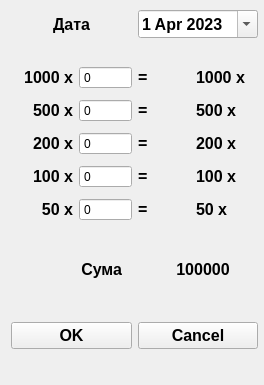
<?xml version="1.0" encoding="UTF-8"?>
<ui version="4.0">
 <class>FormNew</class>
 <widget class="QWidget" name="FormNew">
  <property name="geometry">
   <rect>
    <x>0</x>
    <y>0</y>
    <width>264</width>
    <height>385</height>
   </rect>
  </property>
  <property name="windowTitle">
   <string>NEW RECORD</string>
  </property>
  <widget class="QWidget" name="layoutWidget">
   <property name="geometry">
    <rect>
     <x>11</x>
     <y>10</y>
     <width>247</width>
     <height>339</height>
    </rect>
   </property>
   <layout class="QVBoxLayout" name="verticalLayout_5">
    <item>
     <layout class="QHBoxLayout" name="horizontalLayout_4">
      <item>
       <widget class="QLabel" name="label_3">
        <property name="font">
         <font>
          <pointsize>12</pointsize>
          <weight>75</weight>
          <bold>true</bold>
         </font>
        </property>
        <property name="text">
         <string>Дата</string>
        </property>
        <property name="alignment">
         <set>Qt::AlignCenter</set>
        </property>
       </widget>
      </item>
      <item>
       <widget class="QDateEdit" name="dateEdit">
        <property name="font">
         <font>
          <pointsize>12</pointsize>
          <weight>75</weight>
          <bold>true</bold>
         </font>
        </property>
        <property name="maximumDateTime">
         <datetime>
          <hour>23</hour>
          <minute>59</minute>
          <second>59</second>
          <year>9999</year>
          <month>12</month>
          <day>31</day>
         </datetime>
        </property>
        <property name="calendarPopup">
         <bool>true</bool>
        </property>
        <property name="currentSectionIndex">
         <number>0</number>
        </property>
        <property name="date">
         <date>
          <year>2023</year>
          <month>4</month>
          <day>1</day>
         </date>
        </property>
       </widget>
      </item>
     </layout>
    </item>
    <item>
     <spacer name="verticalSpacer_2">
      <property name="orientation">
       <enum>Qt::Vertical</enum>
      </property>
      <property name="sizeType">
       <enum>QSizePolicy::Fixed</enum>
      </property>
      <property name="sizeHint" stdset="0">
       <size>
        <width>20</width>
        <height>13</height>
       </size>
      </property>
     </spacer>
    </item>
    <item>
     <widget class="QWidget" name="widget" native="true">
      <layout class="QHBoxLayout" name="horizontalLayout">
       <item>
        <layout class="QVBoxLayout" name="verticalLayout">
         <property name="spacing">
          <number>10</number>
         </property>
         <item>
          <widget class="QLabel" name="lc1000">
           <property name="font">
            <font>
             <pointsize>12</pointsize>
             <weight>75</weight>
             <bold>true</bold>
            </font>
           </property>
           <property name="text">
            <string>1000 x</string>
           </property>
           <property name="alignment">
            <set>Qt::AlignRight|Qt::AlignTrailing|Qt::AlignVCenter</set>
           </property>
          </widget>
         </item>
         <item>
          <widget class="QLabel" name="lc500">
           <property name="font">
            <font>
             <pointsize>12</pointsize>
             <weight>75</weight>
             <bold>true</bold>
            </font>
           </property>
           <property name="text">
            <string>500 x</string>
           </property>
           <property name="alignment">
            <set>Qt::AlignRight|Qt::AlignTrailing|Qt::AlignVCenter</set>
           </property>
          </widget>
         </item>
         <item>
          <widget class="QLabel" name="lc200">
           <property name="font">
            <font>
             <pointsize>12</pointsize>
             <weight>75</weight>
             <bold>true</bold>
            </font>
           </property>
           <property name="text">
            <string>200 x</string>
           </property>
           <property name="alignment">
            <set>Qt::AlignRight|Qt::AlignTrailing|Qt::AlignVCenter</set>
           </property>
          </widget>
         </item>
         <item>
          <widget class="QLabel" name="lc100">
           <property name="font">
            <font>
             <pointsize>12</pointsize>
             <weight>75</weight>
             <bold>true</bold>
            </font>
           </property>
           <property name="text">
            <string>100 x</string>
           </property>
           <property name="alignment">
            <set>Qt::AlignRight|Qt::AlignTrailing|Qt::AlignVCenter</set>
           </property>
          </widget>
         </item>
         <item>
          <widget class="QLabel" name="lc50">
           <property name="font">
            <font>
             <pointsize>12</pointsize>
             <weight>75</weight>
             <bold>true</bold>
            </font>
           </property>
           <property name="text">
            <string>50 x</string>
           </property>
           <property name="alignment">
            <set>Qt::AlignRight|Qt::AlignTrailing|Qt::AlignVCenter</set>
           </property>
          </widget>
         </item>
        </layout>
       </item>
       <item>
        <layout class="QVBoxLayout" name="verticalLayout_2">
         <property name="spacing">
          <number>10</number>
         </property>
         <item>
          <widget class="QSpinBox" name="sc1000">
           <property name="buttonSymbols">
            <enum>QAbstractSpinBox::NoButtons</enum>
           </property>
           <property name="showGroupSeparator" stdset="0">
            <bool>true</bool>
           </property>
           <property name="maximum">
            <number>1000</number>
           </property>
           <property name="singleStep">
            <number>0</number>
           </property>
          </widget>
         </item>
         <item>
          <widget class="QSpinBox" name="sc500">
           <property name="buttonSymbols">
            <enum>QAbstractSpinBox::NoButtons</enum>
           </property>
           <property name="showGroupSeparator" stdset="0">
            <bool>true</bool>
           </property>
           <property name="maximum">
            <number>1000</number>
           </property>
           <property name="singleStep">
            <number>0</number>
           </property>
          </widget>
         </item>
         <item>
          <widget class="QSpinBox" name="sc200">
           <property name="buttonSymbols">
            <enum>QAbstractSpinBox::NoButtons</enum>
           </property>
           <property name="showGroupSeparator" stdset="0">
            <bool>true</bool>
           </property>
           <property name="maximum">
            <number>1000</number>
           </property>
           <property name="singleStep">
            <number>0</number>
           </property>
          </widget>
         </item>
         <item>
          <widget class="QSpinBox" name="sc100">
           <property name="buttonSymbols">
            <enum>QAbstractSpinBox::NoButtons</enum>
           </property>
           <property name="showGroupSeparator" stdset="0">
            <bool>true</bool>
           </property>
           <property name="maximum">
            <number>1000</number>
           </property>
           <property name="singleStep">
            <number>0</number>
           </property>
          </widget>
         </item>
         <item>
          <widget class="QSpinBox" name="sc50">
           <property name="buttonSymbols">
            <enum>QAbstractSpinBox::NoButtons</enum>
           </property>
           <property name="showGroupSeparator" stdset="0">
            <bool>true</bool>
           </property>
           <property name="maximum">
            <number>1000</number>
           </property>
           <property name="singleStep">
            <number>0</number>
           </property>
          </widget>
         </item>
        </layout>
       </item>
       <item>
        <layout class="QVBoxLayout" name="verticalLayout_3">
         <property name="spacing">
          <number>10</number>
         </property>
         <item>
          <widget class="QLabel" name="e1000">
           <property name="font">
            <font>
             <pointsize>12</pointsize>
             <weight>75</weight>
             <bold>true</bold>
            </font>
           </property>
           <property name="text">
            <string>=</string>
           </property>
          </widget>
         </item>
         <item>
          <widget class="QLabel" name="e500">
           <property name="font">
            <font>
             <pointsize>12</pointsize>
             <weight>75</weight>
             <bold>true</bold>
            </font>
           </property>
           <property name="text">
            <string>=</string>
           </property>
          </widget>
         </item>
         <item>
          <widget class="QLabel" name="e200">
           <property name="font">
            <font>
             <pointsize>12</pointsize>
             <weight>75</weight>
             <bold>true</bold>
            </font>
           </property>
           <property name="text">
            <string>=</string>
           </property>
          </widget>
         </item>
         <item>
          <widget class="QLabel" name="e100">
           <property name="font">
            <font>
             <pointsize>12</pointsize>
             <weight>75</weight>
             <bold>true</bold>
            </font>
           </property>
           <property name="text">
            <string>=</string>
           </property>
          </widget>
         </item>
         <item>
          <widget class="QLabel" name="e50">
           <property name="font">
            <font>
             <pointsize>12</pointsize>
             <weight>75</weight>
             <bold>true</bold>
            </font>
           </property>
           <property name="text">
            <string>=</string>
           </property>
          </widget>
         </item>
        </layout>
       </item>
       <item>
        <layout class="QVBoxLayout" name="verticalLayout_4">
         <property name="spacing">
          <number>10</number>
         </property>
         <item>
          <widget class="QLabel" name="lsc1000">
           <property name="font">
            <font>
             <pointsize>12</pointsize>
             <weight>75</weight>
             <bold>true</bold>
            </font>
           </property>
           <property name="text">
            <string>1000 x</string>
           </property>
          </widget>
         </item>
         <item>
          <widget class="QLabel" name="lsc500">
           <property name="font">
            <font>
             <pointsize>12</pointsize>
             <weight>75</weight>
             <bold>true</bold>
            </font>
           </property>
           <property name="text">
            <string>500 x</string>
           </property>
          </widget>
         </item>
         <item>
          <widget class="QLabel" name="lsc200">
           <property name="font">
            <font>
             <pointsize>12</pointsize>
             <weight>75</weight>
             <bold>true</bold>
            </font>
           </property>
           <property name="text">
            <string>200 x</string>
           </property>
          </widget>
         </item>
         <item>
          <widget class="QLabel" name="lsc100">
           <property name="font">
            <font>
             <pointsize>12</pointsize>
             <weight>75</weight>
             <bold>true</bold>
            </font>
           </property>
           <property name="text">
            <string>100 x</string>
           </property>
          </widget>
         </item>
         <item>
          <widget class="QLabel" name="lsc50">
           <property name="font">
            <font>
             <pointsize>12</pointsize>
             <weight>75</weight>
             <bold>true</bold>
            </font>
           </property>
           <property name="text">
            <string>50 x</string>
           </property>
          </widget>
         </item>
        </layout>
       </item>
      </layout>
     </widget>
    </item>
    <item>
     <layout class="QHBoxLayout" name="horizontalLayout_3">
      <item>
       <widget class="QLabel" name="label_2">
        <property name="font">
         <font>
          <pointsize>12</pointsize>
          <weight>75</weight>
          <bold>true</bold>
         </font>
        </property>
        <property name="text">
         <string>Сума</string>
        </property>
        <property name="alignment">
         <set>Qt::AlignRight|Qt::AlignTrailing|Qt::AlignVCenter</set>
        </property>
       </widget>
      </item>
      <item>
       <spacer name="horizontalSpacer">
        <property name="orientation">
         <enum>Qt::Horizontal</enum>
        </property>
        <property name="sizeType">
         <enum>QSizePolicy::Fixed</enum>
        </property>
        <property name="sizeHint" stdset="0">
         <size>
          <width>20</width>
          <height>20</height>
         </size>
        </property>
       </spacer>
      </item>
      <item>
       <widget class="QLabel" name="label">
        <property name="font">
         <font>
          <pointsize>12</pointsize>
          <weight>75</weight>
          <bold>true</bold>
         </font>
        </property>
        <property name="text">
         <string>100000</string>
        </property>
        <property name="alignment">
         <set>Qt::AlignCenter</set>
        </property>
       </widget>
      </item>
     </layout>
    </item>
    <item>
     <spacer name="verticalSpacer">
      <property name="orientation">
       <enum>Qt::Vertical</enum>
      </property>
      <property name="sizeType">
       <enum>QSizePolicy::Fixed</enum>
      </property>
      <property name="sizeHint" stdset="0">
       <size>
        <width>20</width>
        <height>13</height>
       </size>
      </property>
     </spacer>
    </item>
    <item>
     <layout class="QHBoxLayout" name="horizontalLayout_2">
      <item>
       <widget class="QPushButton" name="OkButton">
        <property name="font">
         <font>
          <pointsize>12</pointsize>
          <weight>75</weight>
          <bold>true</bold>
         </font>
        </property>
        <property name="text">
         <string>OK</string>
        </property>
       </widget>
      </item>
      <item>
       <widget class="QPushButton" name="CancelButton">
        <property name="font">
         <font>
          <pointsize>12</pointsize>
          <weight>75</weight>
          <bold>true</bold>
         </font>
        </property>
        <property name="text">
         <string>Cancel</string>
        </property>
       </widget>
      </item>
     </layout>
    </item>
   </layout>
  </widget>
 </widget>
 <resources/>
 <connections/>
</ui>
